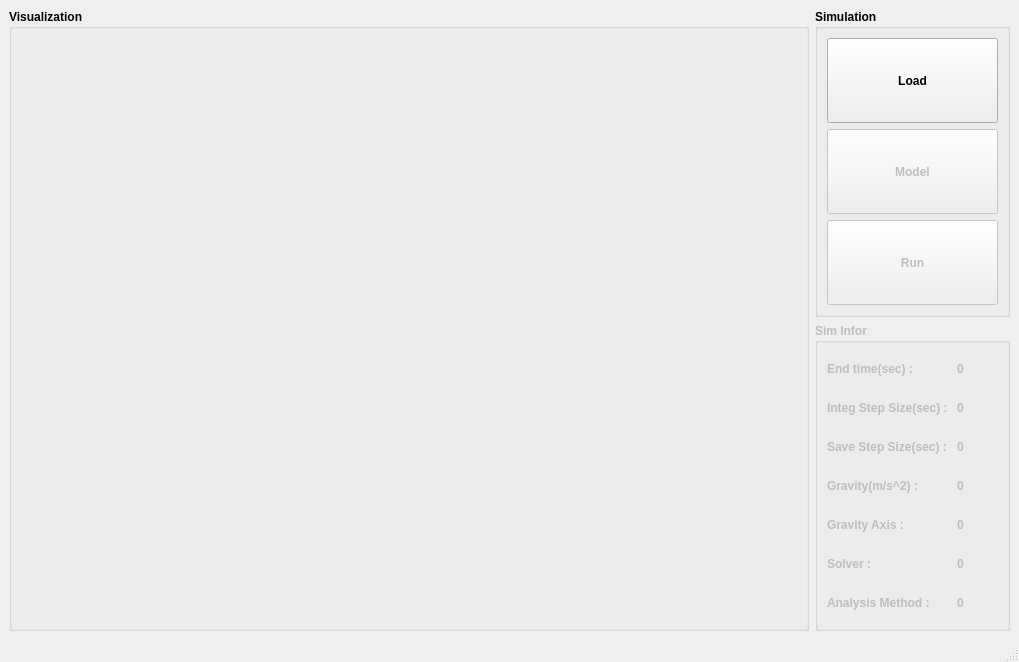
<?xml version="1.0" encoding="UTF-8"?>
<ui version="4.0">
	<class>MainWindow</class>
	<widget class="QMainWindow" name="MainWindow">
		<property name="geometry">
			<rect>
				<x>0</x>
				<y>0</y>
				<width>1019</width>
				<height>662</height>
			</rect>
		</property>
		<property name="windowTitle">
			<string>MainWindow</string>
		</property>
		<widget class="QWidget" name="centralwidget">
			<layout class="QGridLayout" name="gridLayout_4">
				<item row="0" column="0" rowspan="2">
					<widget class="QGroupBox" name="groupBox_4">
						<property name="minimumSize">
							<size>
								<width>800</width>
								<height>600</height>
							</size>
						</property>
						<property name="font">
							<font>
								<weight>75</weight>
								<italic>false</italic>
								<bold>true</bold>
							</font>
						</property>
						<property name="title">
							<string>Visualization</string>
						</property>
						<layout class="QGridLayout" name="gridLayout_2">
							<item row="0" column="0">
								<layout class="QVBoxLayout" name="vlRobotModel" />
							</item>
						</layout>
					</widget>
				</item>
				<item row="0" column="1">
					<widget class="QGroupBox" name="groupBox">
						<property name="font">
							<font>
								<weight>75</weight>
								<bold>true</bold>
							</font>
						</property>
						<property name="title">
							<string>Simulation</string>
						</property>
						<layout class="QGridLayout" name="gridLayout">
							<item row="0" column="0">
								<widget class="QPushButton" name="btnLoad">
									<property name="sizePolicy">
										<sizepolicy hsizetype="Minimum" vsizetype="Preferred">
											<horstretch>0</horstretch>
											<verstretch>0</verstretch>
										</sizepolicy>
									</property>
									<property name="text">
										<string>Load</string>
									</property>
								</widget>
							</item>
							<item row="2" column="0">
								<widget class="QPushButton" name="btnRun">
									<property name="enabled">
										<bool>false</bool>
									</property>
									<property name="sizePolicy">
										<sizepolicy hsizetype="Minimum" vsizetype="Preferred">
											<horstretch>0</horstretch>
											<verstretch>0</verstretch>
										</sizepolicy>
									</property>
									<property name="text">
										<string>Run</string>
									</property>
								</widget>
							</item>
							<item row="1" column="0">
								<widget class="QPushButton" name="btnModel">
									<property name="enabled">
										<bool>false</bool>
									</property>
									<property name="sizePolicy">
										<sizepolicy hsizetype="Minimum" vsizetype="Preferred">
											<horstretch>0</horstretch>
											<verstretch>0</verstretch>
										</sizepolicy>
									</property>
									<property name="text">
										<string>Model</string>
									</property>
								</widget>
							</item>
						</layout>
					</widget>
				</item>
				<item row="1" column="1">
					<widget class="QGroupBox" name="gbSimInfor">
						<property name="enabled">
							<bool>false</bool>
						</property>
						<property name="font">
							<font>
								<weight>75</weight>
								<bold>true</bold>
							</font>
						</property>
						<property name="title">
							<string>Sim Infor</string>
						</property>
						<layout class="QGridLayout" name="gridLayout_3">
							<item row="0" column="1">
								<layout class="QVBoxLayout" name="verticalLayout_2">
									<item>
										<widget class="QLabel" name="txtEndTime">
											<property name="text">
												<string>0</string>
											</property>
										</widget>
									</item>
									<item>
										<widget class="QLabel" name="txtIntegStepSize">
											<property name="text">
												<string>0</string>
											</property>
										</widget>
									</item>
									<item>
										<widget class="QLabel" name="txtSaveStepSize">
											<property name="text">
												<string>0</string>
											</property>
										</widget>
									</item>
									<item>
										<widget class="QLabel" name="txtGravity">
											<property name="text">
												<string>0</string>
											</property>
										</widget>
									</item>
									<item>
										<widget class="QLabel" name="txtGravityAxis">
											<property name="text">
												<string>0</string>
											</property>
										</widget>
									</item>
									<item>
										<widget class="QLabel" name="txtSolver">
											<property name="text">
												<string>0</string>
											</property>
										</widget>
									</item>
									<item>
										<widget class="QLabel" name="txtAnalysisMethod">
											<property name="text">
												<string>0</string>
											</property>
										</widget>
									</item>
								</layout>
							</item>
							<item row="0" column="0">
								<layout class="QVBoxLayout" name="verticalLayout">
									<item>
										<widget class="QLabel" name="label">
											<property name="text">
												<string>End time(sec) : </string>
											</property>
										</widget>
									</item>
									<item>
										<widget class="QLabel" name="label_2">
											<property name="text">
												<string>Integ Step Size(sec) : </string>
											</property>
										</widget>
									</item>
									<item>
										<widget class="QLabel" name="label_3">
											<property name="text">
												<string>Save Step Size(sec) : </string>
											</property>
										</widget>
									</item>
									<item>
										<widget class="QLabel" name="label_4">
											<property name="text">
												<string>Gravity(m/s^2) : </string>
											</property>
										</widget>
									</item>
									<item>
										<widget class="QLabel" name="label_5">
											<property name="text">
												<string>Gravity Axis : </string>
											</property>
										</widget>
									</item>
									<item>
										<widget class="QLabel" name="label_6">
											<property name="text">
												<string>Solver : </string>
											</property>
										</widget>
									</item>
									<item>
										<widget class="QLabel" name="label_7">
											<property name="text">
												<string>Analysis Method : </string>
											</property>
										</widget>
									</item>
								</layout>
							</item>
						</layout>
					</widget>
				</item>
			</layout>
		</widget>
		<widget class="QMenuBar" name="menubar">
			<property name="geometry">
				<rect>
					<x>0</x>
					<y>0</y>
					<width>1019</width>
					<height>22</height>
				</rect>
			</property>
		</widget>
		<widget class="QStatusBar" name="statusbar" />
	</widget>
	<resources />
	<connections />
</ui>
